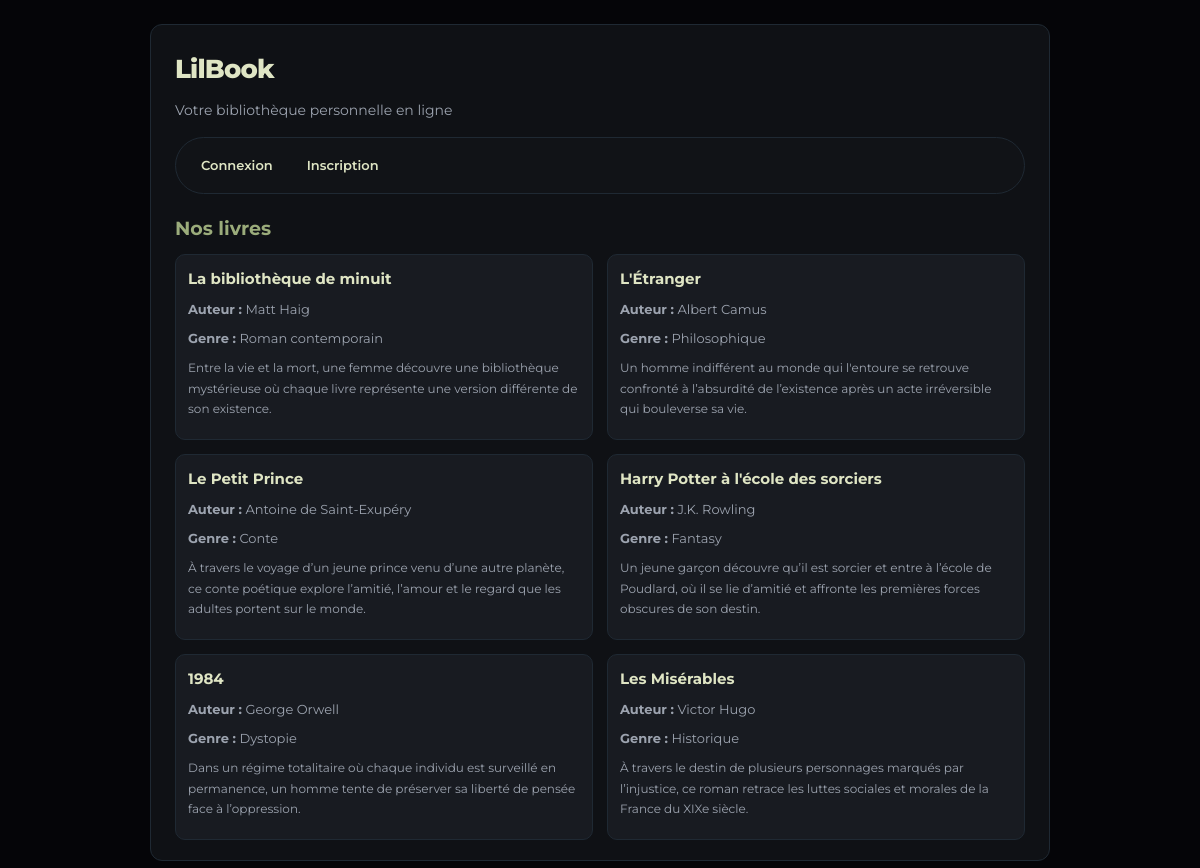
The page / on the database its author committed.
### tables this page shows
CREATE TABLE IF NOT EXISTS `books` (
  `id` int UNSIGNED NOT NULL AUTO_INCREMENT,
  `title` varchar(255) NOT NULL,
  `author` varchar(255) NOT NULL,
  `genre` varchar(150) DEFAULT NULL,
  `description` text,
  `slug` varchar(150) NOT NULL,
  `created_at` datetime NOT NULL DEFAULT CURRENT_TIMESTAMP,
  `updated_at` datetime DEFAULT NULL ON UPDATE CURRENT_TIMESTAMP,
  PRIMARY KEY (`id`),
  UNIQUE KEY `slug` (`slug`)
);

### index.php (the view, shortened to what this page needs)
<?php
require_once 'includes/db.php';
$stmt = $pdo->query("SELECT * FROM books ORDER BY created_at DESC");
$books = $stmt->fetchAll();
?>
<!DOCTYPE html>
<html lang="fr">
<head>
<link rel="stylesheet" href="assets/style.css?v=999">
<link rel="stylesheet" href="assets/style.css">
</head>
<body>
<div class="container">
<div class="main-card">
<div class="header">
<h1>LilBook</h1>
<p>Votre bibliothèque personnelle en ligne</p>
</div>
<nav>
<?php if (isset($_SESSION['user_id'])): ?>
<span class="nav-pill">Connecté en tant que <strong><?= htmlspecialchars($_SESSION['username'], ENT_QUOTES, 'UTF-8') ?></strong></span>
<?php if (!empty($_SESSION['role']) && $_SESSION['role'] === 'admin'): ?>
<a href="/lilbook/admin/dashboard.php">Administration</a>
<?php endif; ?>
<a href="/lilbook/logout.php">Déconnexion</a>
<?php else: ?>
<a href="/lilbook/login.php">Connexion</a>
<a href="/lilbook/register.php">Inscription</a>
<?php endif; ?>
</nav>
<h2>Nos livres</h2>
<?php if (empty($books)): ?>
<p>Aucun livre disponible pour le moment.</p>
<?php else: ?>
<div class="book-list">
<?php foreach ($books as $book): ?>
<div class="book-item">
<h3>
<a href="/lilbook/book.php?s=<?= urlencode($book['slug'] ?? '') ?>">
<?= htmlspecialchars($book['title'], ENT_QUOTES, 'UTF-8') ?>
</a>
</h3>
<p><strong>Auteur :</strong> <?= htmlspecialchars($book['author'], ENT_QUOTES, 'UTF-8') ?></p>
<?php if (!empty($book['genre'])): ?>
<p><strong>Genre :</strong> <?= htmlspecialchars($book['genre'], ENT_QUOTES, 'UTF-8') ?></p>
<?php endif; ?>
<?php if (!empty($book['description'])): ?>
<p><em><?= nl2br(htmlspecialchars($book['description'], ENT_QUOTES, 'UTF-8')) ?></em></p>
<?php endif; ?>
</div>
<?php endforeach; ?>
</div>
<?php endif; ?>
</div>
</div>
</body>
</html>

### assets/style.css (style rules this page uses)
:root { --bg:#050508; --bg-soft:#111317; --card:#0f1115; --card-soft:#181b21; --text:#f9fafb; --muted:#9ca3af; --accent:#9BAC7B; --accent-soft:#dfe5c4; --accent-dark:#7a8e5c; --success:#9BAC7B; --danger:#f97373; --radius:12px; }
* { box-sizing:border-box; }
body { margin:0; padding:24px; font-family:'Montserrat',system-ui,-apple-system,BlinkMacSystemFont,sans-serif; background:var(--bg); color:var(--text); line-height:1.6; }
.container { max-width:900px; margin:0 auto; background:var(--card); border-radius:var(--radius); padding:24px 24px 20px; border:1px solid #1f2933; }
h1 { margin:0 0 8px 0; font-size:26px; font-weight:800; letter-spacing:-0.03em; color:var(--accent-soft); }
h2 { margin:20px 0 10px 0; font-size:19px; font-weight:700; color:var(--accent); }
h3 { margin:0 0 6px 0; font-size:15px; font-weight:700; color:var(--accent-soft); }
p { margin:8px 0; font-size:14px; color:var(--muted); }
a { color:var(--accent-soft); text-decoration:none; font-weight:600; }
nav { margin:16px 0 20px 0; padding:10px 12px; background:var(--bg-soft); border-radius:999px; border:1px solid #1f2933; display:flex; flex-wrap:wrap; gap:8px; align-items:center; }
nav a { padding:6px 12px; border-radius:999px; border:1px solid transparent; color:var(--accent-soft); background:transparent; font-size:13px; font-weight:600; transition:background .15s ease,border-color .15s ease; }
.book-list { display:grid; grid-template-columns:repeat(2,minmax(0,1fr)); gap:14px; margin-top:10px; }
.book-item { background:var(--card-soft); border-radius:10px; padding:12px; border:1px solid #1f2933; }
.book-item h3 a { font-weight:700; }
.book-item p { font-size:13px; color:var(--muted); }
.book-item em { font-style:normal; color:#9ca3af; font-size:12px; }

### rows shown on the page
books: title "La bibliothèque de minuit", author "Matt Haig", genre "Roman contemporain", description "Entre la vie et la mort, une femme découvre une bibliothèque mystérieuse où chaque livre représente une version différente de son existence."
books: title "L'Étranger", author "Albert Camus", genre "Philosophique", description "Un homme indifférent au monde qui l'entoure se retrouve confronté à l’absurdité de l’existence après un acte irréversible qui bouleverse sa vie."
books: title "Le Petit Prince", author "Antoine de Saint-Exupéry", genre "Conte", description "À travers le voyage d’un jeune prince venu d’une autre planète, ce conte poétique explore l’amitié, l’amour et le regard que les adultes portent sur le monde."
books: title "Harry Potter à l'école des sorciers", author "J.K. Rowling", genre "Fantasy", description "Un jeune garçon découvre qu’il est sorcier et entre à l’école de Poudlard, où il se lie d’amitié et affronte les premières forces obscures de son destin."
books: title "1984", author "George Orwell", genre "Dystopie", description "Dans un régime totalitaire où chaque individu est surveillé en permanence, un homme tente de préserver sa liberté de pensée face à l’oppression."
books: title "Les Misérables", author "Victor Hugo", genre "Historique", description "À travers le destin de plusieurs personnages marqués par l’injustice, ce roman retrace les luttes sociales et morales de la France du XIXe siècle."
